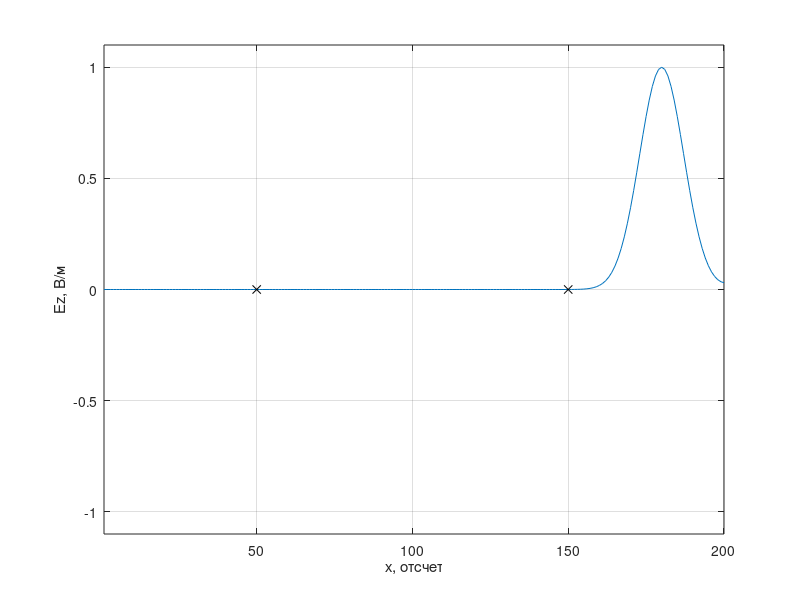
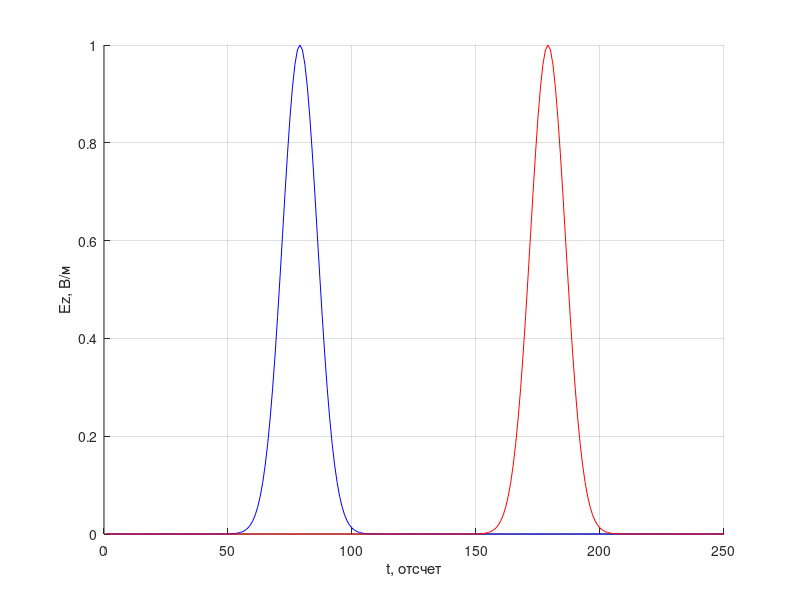

Write the MATLAB code that produced these figures, in order.
%% Одномерный FDTD.
% Расчет скорости распространения волны
clear

% Волновое сопротивление свободного пространства
W0 = 120 * pi;

% Время расчета в отсчетах
maxTime = 250;

% Размер области моделирования в отсчетах
maxSize = 200;

% Положение датчика, регистрирующего поля
probePos_1 = 50;
probePos_2 = 150;

Ez = zeros (1, maxSize);
Hy = zeros (size (Ez));

% Поле, зарегистрированное в датчике в зависимости от времени
probeTimeEz_1 = zeros (1, maxTime);
probeTimeEz_2 = zeros (1, maxTime);

figure

for t = 1: maxTime
    % Расчет компоненты поля H
    for m = 1: maxSize - 1
        % До этой строки Hy(n) хранит значение компоненты Hy
        % за предыдущий момент времени
        Hy(m) = Hy(m) + (Ez(m + 1) - Ez(m)) / W0;
    end
    
    % Расчет компоненты поля E
    for m = 2: maxSize
        % До этой строки Ez(n) хранит значение компоненты Ez
        % за предыдущий момент времени
        Ez(m) = Ez(m) + (Hy(m) - Hy(m - 1)) * W0;
    end

    % Источник возбуждения
    Ez(1) = exp (-(t - 30.0) ^ 2 / 100.0);
    
    % Регистрация поля в точке
    probeTimeEz_1(t) = Ez(probePos_1);
    probeTimeEz_2(t) = Ez(probePos_2);
    
    plot (Ez);
    xlim ([1, maxSize]);
    ylim ([-1.1, 1.1]);
    xlabel ('x, отсчет')
    ylabel ('Ez, В/м')
    grid on
    
    hold on
    plot (probePos_1, 0, 'xk');
    plot (probePos_2, 0, 'xk');
    hold off
    
    pause (0.03)
end

figure
hold on
plot (probeTimeEz_1, 'b')
plot (probeTimeEz_2, 'r')
hold off
xlabel ('t, отсчет')
ylabel ('Ez, В/м')
grid on